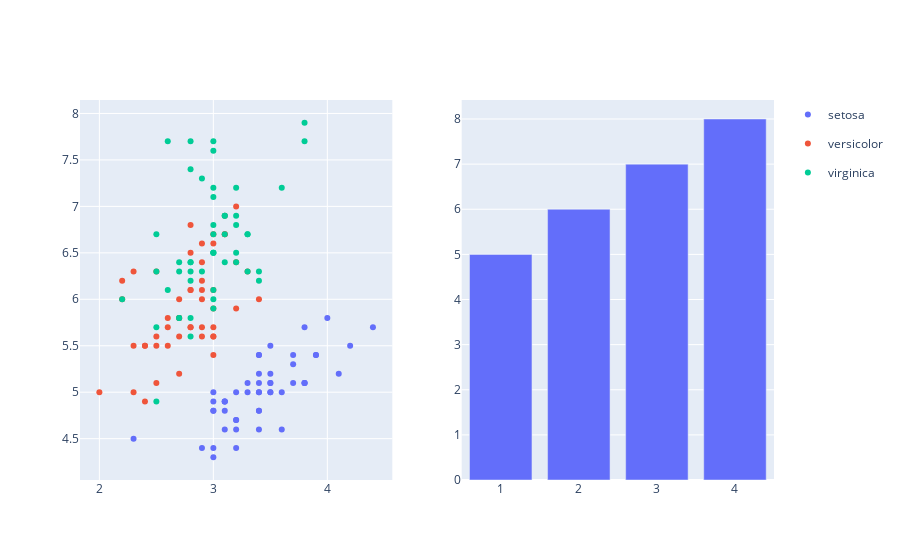

Notebook cell for this chart:
### Markdown cell above
Combination:

### Code cell
iris = px.data.iris()

fig = make_subplots(rows=1, cols=2)
fig_scatter = px.scatter(iris, x="sepal_width", y="sepal_length", color="species")

df = pd.DataFrame({
    'x':[1,2,3,4],
    'y':[5,6,7,8],})
fig_bar = px.bar(df, x="x", y="y")
for data in fig_scatter.data:
    fig.add_trace(data, row=1, col=1)
fig.add_trace(fig_bar.data[0], row=1, col=2)

fig.show()

### Figure 1 — Plotly figure (JSON) as saved in the notebook; plotly's stock layout.template omitted (floating-point values rounded to 4 significant figures)
{"data": [{"hovertemplate": "species=setosa<br>sepal_width=%{x}<br>sepal_length=%{y}<extra></extra>", "legendgroup": "setosa", "marker": {"color": "#636efa", "symbol": "circle"}, "mode": "markers", "name": "setosa", "orientation": "v", "showlegend": true, "type": "scatter", "x": [3.5, 3, 3.2, 3.1, 3.6, 3.9, 3.4, 3.4, 2.9, 3.1, 3.7, 3.4, 3, 3, 4, 4.4, 3.9, 3.5, 3.8, 3.8, 3.4, 3.7, 3.6, 3.3, 3.4, 3, 3.4, 3.5, 3.4, 3.2, 3.1, 3.4, 4.1, 4.2, 3.1, 3.2, 3.5, 3.1, 3, 3.4, 3.5, 2.3, 3.2, 3.5, 3.8, 3, 3.8, 3.2, 3.7, 3.3], "xaxis": "x", "y": [5.1, 4.9, 4.7, 4.6, 5, 5.4, 4.6, 5, 4.4, 4.9, 5.4, 4.8, 4.8, 4.3, 5.8, 5.7, 5.4, 5.1, 5.7, 5.1, 5.4, 5.1, 4.6, 5.1, 4.8, 5, 5, 5.2, 5.2, 4.7, 4.8, 5.4, 5.2, 5.5, 4.9, 5, 5.5, 4.9, 4.4, 5.1, 5, 4.5, 4.4, 5, 5.1, 4.8, 5.1, 4.6, 5.3, 5], "yaxis": "y"}, {"hovertemplate": "species=versicolor<br>sepal_width=%{x}<br>sepal_length=%{y}<extra></extra>", "legendgroup": "versicolor", "marker": {"color": "#EF553B", "symbol": "circle"}, "mode": "markers", "name": "versicolor", "orientation": "v", "showlegend": true, "type": "scatter", "x": [3.2, 3.2, 3.1, 2.3, 2.8, 2.8, 3.3, 2.4, 2.9, 2.7, 2, 3, 2.2, 2.9, 2.9, 3.1, 3, 2.7, 2.2, 2.5, 3.2, 2.8, 2.5, 2.8, 2.9, 3, 2.8, 3, 2.9, 2.6, 2.4, 2.4, 2.7, 2.7, 3, 3.4, 3.1, 2.3, 3, 2.5, 2.6, 3, 2.6, 2.3, 2.7, 3, 2.9, 2.9, 2.5, 2.8], "xaxis": "x", "y": [7, 6.4, 6.9, 5.5, 6.5, 5.7, 6.3, 4.9, 6.6, 5.2, 5, 5.9, 6, 6.1, 5.6, 6.7, 5.6, 5.8, 6.2, 5.6, 5.9, 6.1, 6.3, 6.1, 6.4, 6.6, 6.8, 6.7, 6, 5.7, 5.5, 5.5, 5.8, 6, 5.4, 6, 6.7, 6.3, 5.6, 5.5, 5.5, 6.1, 5.8, 5, 5.6, 5.7, 5.7, 6.2, 5.1, 5.7], "yaxis": "y"}, {"hovertemplate": "species=virginica<br>sepal_width=%{x}<br>sepal_length=%{y}<extra></extra>", "legendgroup": "virginica", "marker": {"color": "#00cc96", "symbol": "circle"}, "mode": "markers", "name": "virginica", "orientation": "v", "showlegend": true, "type": "scatter", "x": [3.3, 2.7, 3, 2.9, 3, 3, 2.5, 2.9, 2.5, 3.6, 3.2, 2.7, 3, 2.5, 2.8, 3.2, 3, 3.8, 2.6, 2.2, 3.2, 2.8, 2.8, 2.7, 3.3, 3.2, 2.8, 3, 2.8, 3, 2.8, 3.8, 2.8, 2.8, 2.6, 3, 3.4, 3.1, 3, 3.1, 3.1, 3.1, 2.7, 3.2, 3.3, 3, 2.5, 3, 3.4, 3], "xaxis": "x", "y": [6.3, 5.8, 7.1, 6.3, 6.5, 7.6, 4.9, 7.3, 6.7, 7.2, 6.5, 6.4, 6.8, 5.7, 5.8, 6.4, 6.5, 7.7, 7.7, 6, 6.9, 5.6, 7.7, 6.3, 6.7, 7.2, 6.2, 6.1, 6.4, 7.2, 7.4, 7.9, 6.4, 6.3, 6.1, 7.7, 6.3, 6.4, 6, 6.9, 6.7, 6.9, 5.8, 6.8, 6.7, 6.7, 6.3, 6.5, 6.2, 5.9], "yaxis": "y"}, {"alignmentgroup": "True", "hovertemplate": "x=%{x}<br>y=%{y}<extra></extra>", "legendgroup": "", "marker": {"color": "#636efa", "pattern": {"shape": ""}}, "name": "", "offsetgroup": "", "orientation": "v", "showlegend": false, "textposition": "auto", "type": "bar", "x": [1, 2, 3, 4], "xaxis": "x2", "y": [5, 6, 7, 8], "yaxis": "y2"}], "layout": {"xaxis": {"anchor": "y", "domain": [0, 0.45]}, "xaxis2": {"anchor": "y2", "domain": [0.55, 1]}, "yaxis": {"anchor": "x", "domain": [0, 1]}, "yaxis2": {"anchor": "x2", "domain": [0, 1]}}}
